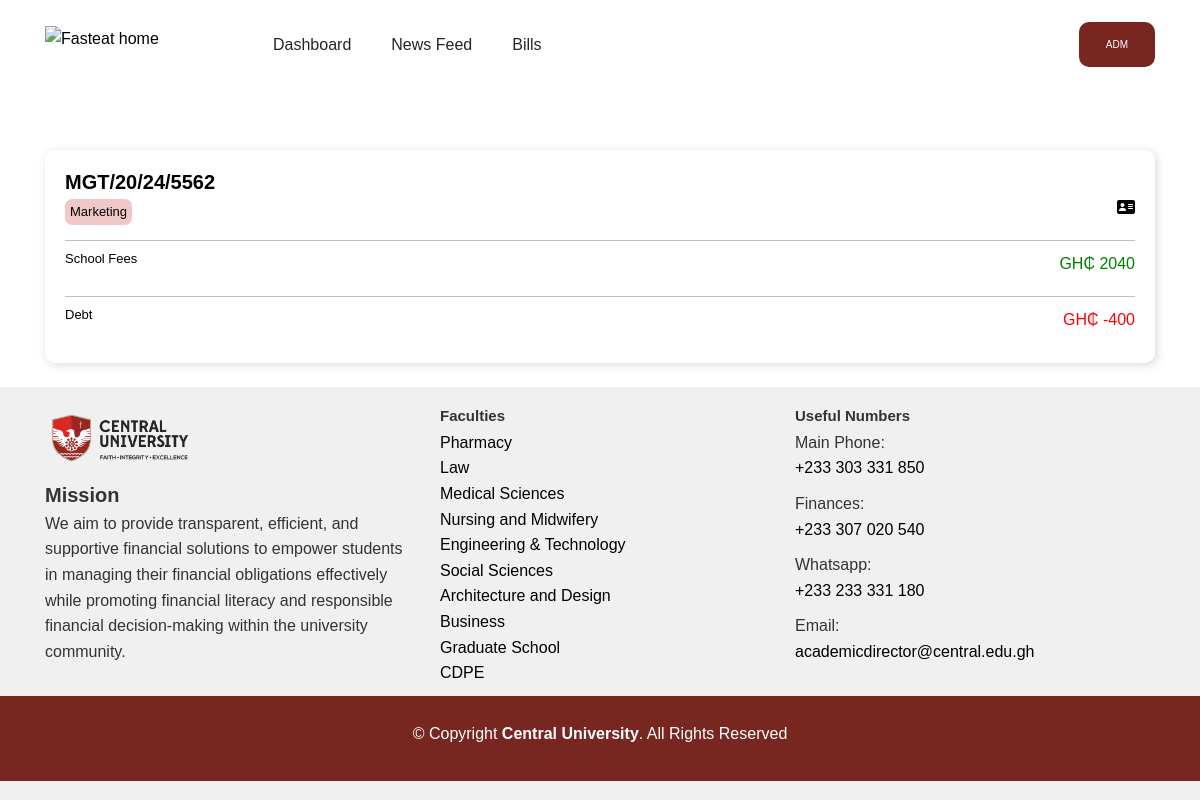
Page /studentid/6 on the committed database.
### app.py (models this page shows, shortened)
class Student(db.Model,UserMixin):
    id= db.Column(db.Integer, primary_key=True)
    schools= db.Column(db.String()  )
    year= db.Column(db.String()  )
    fees= db.Column(db.String()  )
    arrears= db.Column(db.String()  )
    qr_code = db.Column(db.Text)
    index= db.Column(db.String()  )
    guardian= db.Column(db.String()  )

### app.py (the view)
@app.route('/studentid/<int:userid>', methods=['GET', 'POST'])
def studentid(userid):
    user = Student.query.filter_by(id=userid).first()
    return render_template("level.html",user=user)

### app.py (called while the page is built)
@app.context_processor
def base():
    form=Search()
    return dict(form=form)

### templates/level.html (shortened to what this page needs)
<!DOCTYPE html>
<html lang="en">
<head>
<link rel="stylesheet" href="https://cdn.jsdelivr.net/npm/@xz/fonts@1/serve/plus-jakarta-display.min.css">
    <link href="https://cdn.jsdelivr.net/npm/bootstrap@5.0.0-beta1/dist/css/bootstrap.min.css" rel="stylesheet">
  <link rel="stylesheet" href="/static/assets/css/style.css">
</head>
<body>
  <header class="header" data-header>
    <div class="container">
      <a href="#" class="logo">
        <img src="https://www.central.edu.gh/static/img/Central-Uni-logo.png" width="148" height="38" alt="Fasteat home">
      </a>
      <nav class="navbar" data-navbar>
        <ul class="navbar-list">
          <li class="navbar-item">
            <a href="/" class="navbar-link" data-nav-link>Dashboard</a>
          </li>
          <li class="navbar-item active">
            <a href="/news" class="navbar-link" data-nav-link>News Feed</a>
          </li>
          <li class="navbar-item">
            <a href="/bill" class="navbar-link" data-nav-link>Bills</a>
          </li>
        </ul>
      </nav>
      <div class="header-action">
        <a href="/newdash" class="btn btn-primary has-after mb-3">ADM</a>
      </div>
    </div>
  </header>
  <main>
    <div class="container">
  <div class="row mt-9">
    <div class="col-md-12 col-12 " style=" border-radius:10px;  margin-top:150px;">
      <a style="text-decoration: none;" href="">
      <div class="card space" style="margin-bottom: 3vh;border-radius:10px;  padding: 10px;  border-radius: 10px;">
           <div style="background-color:#fff;#772620; border-radius:10px;  padding: 10px; ">
            <h6 style="color: black; font-size:20px;" ><b>{{user.index}}</b></h6>
            <div style="display: flex; justify-content: space-between;">
              <h6 style="font-size: small;color: black; background-color:#f1c7c7; padding:5px; border-radius:7px;">  {{user.schools}}</h6>
           <i class="fa fa-address-card" aria-hidden="true"></i>
            </div>
            <hr>
            <div style="display: flex; justify-content: space-between;">
              <h6 style="font-size: small;color: black; ">  School Fees</h6>
             <p style=" color:green;">GH₵ {{user.fees}}</p>
            </div>
            <hr>
            <div style="display: flex; justify-content: space-between;">
              <h6 style="font-size: small;color: black; ">  Debt</h6>
             <p style=" color:red;">GH₵ -{{user.arrears}}</p>
            </div>
          </div>
      </div>
      </a>
    </div>
    </div>
  </div>
  </main>
  <footer>
    <div class="container">
      <div class="row">
              <div class="col-lg-4">
                  <img src="htt/ps://www.central.edu.gh/static/img/Central-Uni-logo.png" alt="Central University Logo" class="logo">
                  <address>
                      <span class="fs-2"><b>Mission</b></span>
                      We aim to provide transparent, efficient, and supportive financial solutions to empower students in managing their financial obligations effectively while promoting financial literacy and responsible financial decision-making within the university community.
                  </address>
                </div>
    <div class="col-lg-4">
      <ul>
        <h4><b>Faculties</b></h4>
          <li><a href="#">Pharmacy</a></li>
          <li><a href="#">Law</a></li>
          <li><a href="#">Medical Sciences</a></li>
          <li><a href="#">Nursing and Midwifery</a></li>
          <li><a href="#">Engineering & Technology</a></li>
          <li><a href="#">Social Sciences</a></li>
          <li><a href="#">Architecture and Design</a></li>
          <li><a href="#">Business</a></li>
          <li><a href="#">Graduate School</a></li>
          <li><a href="#">CDPE</a></li>
      </ul>
  </div>
              <div class="col-lg-4">
                  <h4><b>Useful Numbers</b></h4>
                  <p>Main Phone: <a href="tel:+233303331850">+233 303 331 850</a></p>
                  <p>Finances: <a href="tel:+233307020540">+233 307 020 540</a></p>
                  <p>Whatsapp: <a href="tel:+233233331180">+233 233 331 180</a></p>
                  <p>Email: <a href="mailto:academicdirector@central.edu.gh">academicdirector@central.edu.gh</a></p>
              </div>
          </div>
        </div>
        <div class="footer-bottom text-white" style="background-color:#772620;">
          <p>&copy; Copyright <strong>Central University</strong>. All Rights Reserved</p>
      </div>
      </footer>
</body>
</html>
</body>
</html>

### static/assets/css/style.css (style rules this page uses)
footer { background-color: #f0f0f0; color: #333; padding: 20px 0; }
.logo { max-width: 150px; margin-bottom: 10px; }
address { font-style: normal; margin-bottom: 10px; }
.footer-bottom { text-align: center; padding: 10px 0; background-color: #e0e0e0; }
:root { --sonic-silver: hsl(0, 0%, 47%); --eerie-black: hsl(210, 11%, 15%); --light-gray: hsl(0, 0%, 83%); --davys-gray: hsl(0, 0%, 30%); --marigold: #772620; --platinum: hsl(0, 0%, 90%); --white: hsl(0, 0%, 100%); --black: hsl(0, 0%, 0%); --jet: hsl(0, 0%, 21%); --ff-poppins: "Poppins", sans-serif; --fs-1: 7rem; --fs-2: 4.2rem; --fs-3: 3.8rem; --fs-4: 3.6rem; --fs-5: 3.4rem; --fs-6: 3.2rem; --fs-7: 3rem; --fs-8: 2.4rem; --fs-9: 2rem; --fs-10: 1.8rem; --fs-11: 1.4rem; --fs-12: 1.2rem; --fw-500: 500; --fw-700: 700; --section-padding: 100px; --radius-circle: 50%; --radius-20: 20px; --radius-15: 15px; --radius-10: 10px; --shadow-1: 0 0 30px 4px hsla(0, 0%, 0%, 0.05); --shadow-2: -1px 15px 26px -4px hsla(0, 5%, 61%, 0.15); --transition-1: 0.25s ease; --transition-2: 0.5s ease; --cubic-out: cubic-bezier(0.33, 0.85, 0.4, 0.96); }
*, *::before, *::after { margin: 0; padding: 0; box-sizing: border-box; }
li { list-style: none; }
a, img, span, input, button, ion-icon { display: block; }
a { color: inherit; text-decoration: none; }
img { height: auto; }
address { font-style: normal; }
html { font-family: var(--ff-poppins); font-size: 10px; scroll-behavior: smooth; }
body { background-color: var(--white); color: var(--sonic-silver); font-size: 1.6rem; line-height: 1.6; overflow: hidden; }
body.loaded { overflow-x: hidden; overflow-y: visible; }
.container { padding-inline: 15px; }
.has-before, .has-after { position: relative; z-index: 1; }
.has-before::before, .has-after::after { position: absolute; content: ""; }
.btn { padding: 13px 25px; display: flex; align-items: center; gap: 5px; max-width: max-content; background-color: var(--marigold); color: var(--white); text-transform: uppercase; border-radius: var(--radius-10); border: 2px solid var(--marigold); transition: var(--transition-1); overflow: hidden; }
.btn::after { inset: -35px -20px; transform: skewY(25deg) translateY(-130px); transition: var(--transition-1); z-index: -1; }
.btn-primary::after { background-color: var(--white); }
.overlay, .header .btn { display: none; }
.header { position: absolute; top: 0; left: 0; width: 100%; padding-block: 20px; z-index: 4; }
.header .container { display: flex; justify-content: space-between; align-items: center; gap: 15px; }
.header-action { margin-inline-start: auto; }
.navbar { position: fixed; top: 0; left: -100%; width: 100%; height: 100vh; background-color: var(--white); padding: 50px 40px; visibility: hidden; transition: 0.35s var(--cubic-out); z-index: 2; }
.navbar-item { border-block-end: 1px solid var(--light-gray); }
.navbar-link { color: var(--eerie-black); padding-block: 12px; }
.footer-bottom { padding-block: 25px; text-align: center; }
@media (min-width: 575px) { :root { --fs-6: 4.2rem; } }
@media (min-width: 575px) { .container { max-width: 550px; width: 100%; margin-inline: auto; } }
@media (min-width: 768px) { .container { max-width: 720px; } }
@media (min-width: 768px) { .navbar { max-width: 428px; left: -430px; } }
@media (min-width: 992px) { .container { max-width: 960px; } }
@media (min-width: 1200px) { :root { --fs-6: 4.8rem; } }
@media (min-width: 1200px) { .container { max-width: 1140px; } }
@media (min-width: 1200px) { .navbar, .navbar.active { all: unset; display: block; } }
@media (min-width: 1200px) { .navbar-item { border-block-end: none; } }
@media (min-width: 1200px) { .navbar-list { display: flex; gap: 40px; } }
@media (min-width: 1200px) { .header .container { gap: 60px; } }
@media (min-width: 1200px) { .navbar-link { transition: var(--transition-1); } }
@media (min-width: 1200px) { .header .btn-primary { display: block; } }
@media (min-width: 1200px) { .header-action { display: flex; align-items: center; gap: 15px; } }
body { font-family: 'Plus Jakarta Display', sans-serif; }
a { text-decoration:none ; color: black; }
.card { flex: 0 0 auto; }
.space { -webkit-appearance: none; -moz-appearance: none; padding: 20px; border-radius: 10px; width: 100%; border: none; box-shadow: 2px 2px 10px 0px rgba(136, 136, 136, 0.3); background-color: white; font-family: 'Plus Jakarta Display', sans-serif; }

### rows in the picture
Student: index "MGT/20/24/5562", schools "Marketing", fees "2040", arrears "400"
